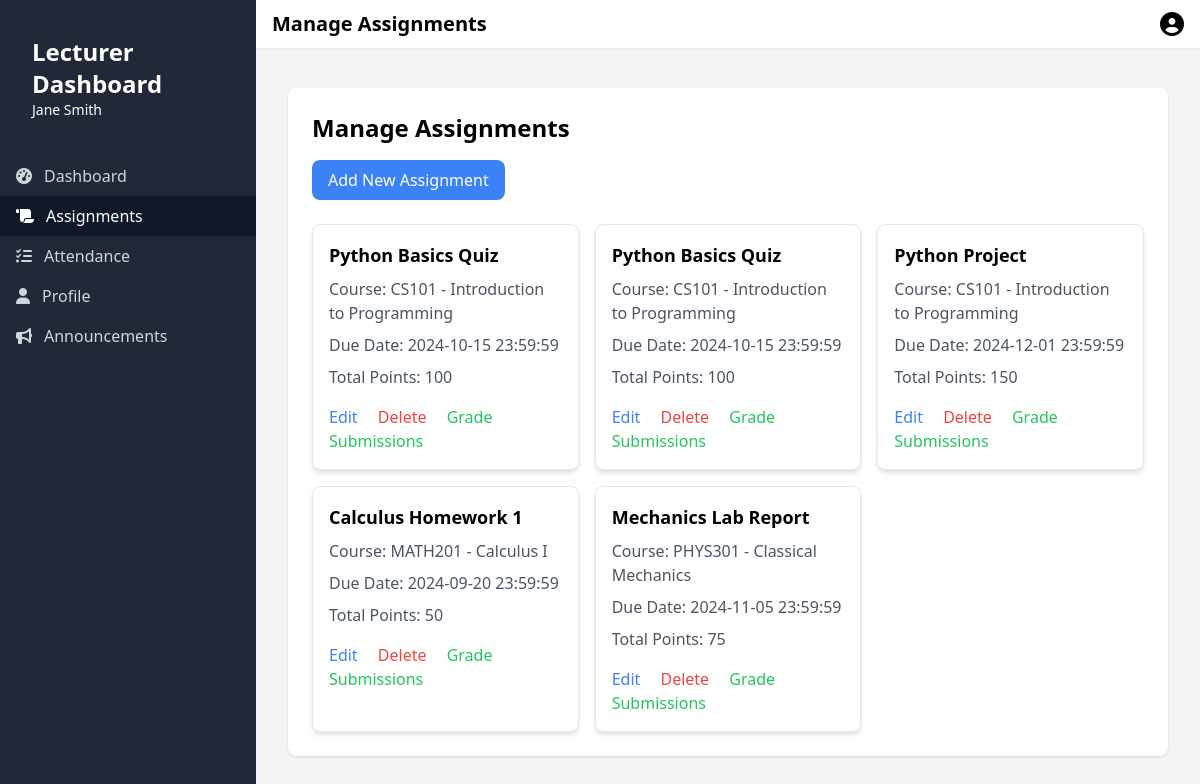
/assignments.php (signed in), run on the app's committed database.
### tables this page shows
CREATE TABLE `users` (
  `id` int(11) NOT NULL,
  `first_name` varchar(50) NOT NULL,
  `last_name` varchar(50) NOT NULL,
  `email` varchar(100) NOT NULL,
  `password` varchar(255) NOT NULL,
  `role` enum('student','lecturer','admin','worker') NOT NULL,
  `status` enum('active','inactive','suspended') DEFAULT 'active',
  `date_of_birth` date DEFAULT NULL,
  `address` text DEFAULT NULL,
  `phone` varchar(20) DEFAULT NULL,
  `major_id` int(11) DEFAULT NULL,
  `created_at` timestamp NOT NULL DEFAULT current_timestamp(),
  `updated_at` timestamp NOT NULL DEFAULT current_timestamp() ON UPDATE current_timestamp(),
  `profile_image` varchar(255) DEFAULT NULL
);

CREATE TABLE `assignments` (
  `id` int(11) NOT NULL,
  `course_offering_id` int(11) DEFAULT NULL,
  `title` varchar(100) NOT NULL,
  `description` text DEFAULT NULL,
  `due_date` datetime DEFAULT NULL,
  `total_points` int(11) DEFAULT NULL
);

CREATE TABLE `courses` (
  `id` int(11) NOT NULL,
  `code` varchar(20) NOT NULL,
  `name` varchar(100) NOT NULL,
  `description` text DEFAULT NULL,
  `credits` int(11) NOT NULL,
  `department_id` int(11) DEFAULT NULL
);

### assignments.php (the view, shortened to what this page needs)
<?php
include 'connect.php';
$email = $_SESSION['email'];
$sqlLecturer = "SELECT id FROM users WHERE email=? AND role='lecturer'";
$stmtLecturer = $conn->prepare($sqlLecturer);
$stmtLecturer->bind_param("s", $email);
$stmtLecturer->execute();
$resultLecturer = $stmtLecturer->get_result();
$lecturerId = $resultLecturer->fetch_assoc()['id'];
$sqlAssignments = "SELECT a.id, a.title, a.due_date, a.total_points, c.code, c.name
                    FROM assignments a
                    JOIN course_offerings co ON a.course_offering_id = co.id
                    JOIN courses c ON a.course_offering_id = c.id
                    WHERE co.lecturer_id = ?";
$stmtAssignments = $conn->prepare($sqlAssignments);
$stmtAssignments->bind_param("i", $lecturerId);
$stmtAssignments->execute();
$resultAssignments = $stmtAssignments->get_result();
$pageTitle = "Manage Assignments";
?>
<div class="bg-white shadow rounded-lg p-6">
    <h2 class="text-2xl font-bold mb-4">Manage Assignments</h2>
    <a href="add_assignment.php" class="bg-blue-500 text-white py-2 px-4 rounded-lg hover:bg-blue-600 mb-6 inline-block">Add New Assignment</a>
    <?php if ($resultAssignments->num_rows > 0): ?>
        <div class="grid grid-cols-1 sm:grid-cols-2 lg:grid-cols-3 gap-4">
            <?php while ($assignment = $resultAssignments->fetch_assoc()): ?>
                <div class="bg-white shadow-md rounded-lg p-4 border border-gray-200">
                    <h3 class="text-lg font-bold mb-2"><?php echo htmlspecialchars($assignment['title']); ?></h3>
                    <p class="text-gray-600 mb-2">Course: <?php echo htmlspecialchars($assignment['code']) . ' - ' . htmlspecialchars($assignment['name']); ?></p>
                    <p class="text-gray-600 mb-2">Due Date: <?php echo htmlspecialchars($assignment['due_date']); ?></p>
                    <p class="text-gray-600 mb-2">Total Points: <?php echo htmlspecialchars($assignment['total_points']); ?></p>
                    <div class="mt-4">
                        <a href="edit_assignment.php?id=<?php echo htmlspecialchars($assignment['id']); ?>" class="text-blue-500 hover:underline">Edit</a>
                        <a href="assignments.php?delete=<?php echo htmlspecialchars($assignment['id']); ?>" class="text-red-500 hover:underline ml-4" onclick="return confirm('Are you sure you want to delete this assignment?');">Delete</a>
                        <a href="grade_assignment.php?assignment_id=<?php echo htmlspecialchars($assignment['id']); ?>" class="text-green-500 hover:underline ml-4">Grade Submissions</a>
                    </div>
                </div>
            <?php endwhile; ?>
        </div>
    <?php else: ?>
        <p>No assignments found.</p>
    <?php endif; ?>
</div>
<?php
$content = ob_get_clean();
include 'template.php';
?>

### template.php (shortened to what this page needs)
<?php
include 'connect.php';
$email = $_SESSION['email'];
$sql = "SELECT * FROM users WHERE email=?";
$stmt = $conn->prepare($sql);
$stmt->bind_param("s", $email);
$stmt->execute();
$result = $stmt->get_result();
if ($result->num_rows > 0) {
    $user = $result->fetch_assoc();
    $firstName = htmlspecialchars($user['first_name']);
    $lastName = htmlspecialchars($user['last_name']);
    $role = htmlspecialchars($user['role']);
    $profileImage = htmlspecialchars($user['profile_image']);
} else {
    echo "User not found.";
    exit();
}
function isActivePage($pageName)
{
    return basename($_SERVER['PHP_SELF']) === $pageName ? 'bg-gray-900 text-white' : 'text-gray-300 hover:bg-gray-700 hover:text-white';
}
?>
<!DOCTYPE html>
<html lang="en">
<head>
    <script src="https://cdn.tailwindcss.com"></script>
    <link rel="stylesheet" href="https://cdnjs.cloudflare.com/ajax/libs/font-awesome/6.5.1/css/all.min.css">
</head>
<body class="bg-gray-100 h-screen flex flex-col">
    <div class="flex-1 flex overflow-hidden">
        <div id="sidebar" class="sidebar sidebar-hidden bg-gray-800 text-white w-64 py-6 flex flex-col fixed inset-0 md:relative md:translate-x-0 md:transition-transform md:flex md:flex-col md:w-64 md:py-6 z-20">
            <div class="px-4 py-3 mb-6 flex items-center justify-between md:justify-start">
                <div class="ml-4">
                    <h2 class="text-2xl font-semibold"><?php echo ucfirst($role); ?> Dashboard</h2>
                    <p class="text-sm"><?php echo htmlspecialchars($firstName . ' ' . $lastName); ?></p>
                </div>
            </div>
            <nav class="flex-1">
                <?php if ($role === 'lecturer'): ?>
                    <a href="lecturer.php" class="flex items-center px-4 py-2 <?php echo isActivePage('lecturer.php'); ?>">
                    <i class="fas fa-tachometer-alt mr-3"></i>
                    Dashboard
                    </a>
                    <a href="assignments.php" class="flex items-center px-4 py-2 <?php echo isActivePage('assignments.php'); ?>">
                        <i class="fas fa-scroll mr-3"></i>
                        Assignments
                    </a>
                    <a href="attendance.php" class="flex items-center px-4 py-2 <?php echo isActivePage('attendance.php'); ?>">
                        <i class="fas fa-tasks mr-3"></i>
                        Attendance
                    </a>
                <?php endif; ?>
                <a href="profile.php" class="flex items-center px-4 py-2 <?php echo isActivePage('profile.php'); ?>">
                    <i class="fas fa-user mr-3"></i>
                    Profile
                </a>
                <a href="announcements.php" class="flex items-center px-4 py-2 <?php echo isActivePage('announcements.php'); ?>">
                    <i class="fas fa-bullhorn mr-3"></i>
                    Announcements
                </a>
            </nav>
        </div>
        <div class="flex-1 flex flex-col overflow-hidden">
            <nav class="bg-white shadow-sm flex items-center justify-between px-4 py-2">
                <div class="flex items-center">
                    <h1 class="text-xl font-bold ml-4 md:ml-0"><?php echo $pageTitle; ?></h1>
                </div>
                <div class="flex items-center">
                    <div class="ml-3 relative">
                        <button type="button" class="flex text-sm rounded-full focus:outline-none" id="user-menu-button" aria-expanded="false" aria-haspopup="true">
                            <?php if ($profileImage): ?>
                                <img src="<?php echo $profileImage; ?>" alt="Profile Image" class="w-full h-full object-cover">
                            <?php else: ?>
                                    <i class="fas fa-user-circle text-2xl"></i>
                            <?php endif; ?>
                        </button>
                    </div>
                </div>
            </nav>
            <main class="flex-1 overflow-y-auto py-10 px-4 sm:px-6 lg:px-8">
                <div class="max-w-7xl mx-auto">
                    <?php echo $content; ?>
                </div>
            </main>
        </div>
    </div>
</body>
</html>

### template.php (style rules this page uses)
.sidebar { transition: transform 0.3s ease-in-out; }
.sidebar-hidden { transform: translateX(-100%); }

### data on the page
users: role "Lecturer", first_name+last_name "Jane Smith"
assignments: title "Python Basics Quiz", courses.code "CS101", courses.name "Introduction to Programming", due_date "2024-10-15 23:59:59", total_points "100"
assignments: title "Python Basics Quiz", courses.code "CS101", courses.name "Introduction to Programming", due_date "2024-10-15 23:59:59", total_points "100"
assignments: title "Python Project", courses.code "CS101", courses.name "Introduction to Programming", due_date "2024-12-01 23:59:59", total_points "150"
assignments: title "Calculus Homework 1", courses.code "MATH201", courses.name "Calculus I", due_date "2024-09-20 23:59:59", total_points "50"
assignments: title "Mechanics Lab Report", courses.code "PHYS301", courses.name "Classical Mechanics", due_date "2024-11-05 23:59:59", total_points "75"

### other printed values
$pageTitle "Manage Assignments"
